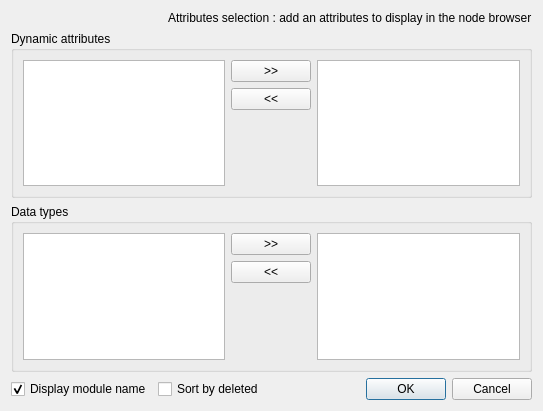
<?xml version="1.0" encoding="UTF-8"?>
<ui version="4.0">
 <class>SelectAttr</class>
 <widget class="QDialog" name="SelectAttr">
  <property name="geometry">
   <rect>
    <x>0</x>
    <y>0</y>
    <width>543</width>
    <height>411</height>
   </rect>
  </property>
  <property name="windowTitle">
   <string>Select attributes to display</string>
  </property>
  <layout class="QVBoxLayout" name="verticalLayout_7">
   <item>
    <layout class="QHBoxLayout" name="horizontalLayout_3">
     <item>
      <widget class="QLabel" name="label">
       <property name="text">
        <string/>
       </property>
       <property name="pixmap">
        <pixmap resource="gui.qrc">:/list.png</pixmap>
       </property>
      </widget>
     </item>
     <item>
      <layout class="QVBoxLayout" name="verticalLayout_3">
       <item>
        <widget class="QLabel" name="label_2">
         <property name="text">
          <string>Attributes selection : add an attributes to display in the node browser</string>
         </property>
        </widget>
       </item>
       <item>
        <spacer name="verticalSpacer_3">
         <property name="orientation">
          <enum>Qt::Vertical</enum>
         </property>
         <property name="sizeHint" stdset="0">
          <size>
           <width>20</width>
           <height>40</height>
          </size>
         </property>
        </spacer>
       </item>
      </layout>
     </item>
    </layout>
   </item>
   <item>
    <widget class="QGroupBox" name="groupBox">
     <property name="autoFillBackground">
      <bool>true</bool>
     </property>
     <property name="title">
      <string>Dynamic attributes</string>
     </property>
     <property name="flat">
      <bool>false</bool>
     </property>
     <property name="checkable">
      <bool>false</bool>
     </property>
     <layout class="QVBoxLayout" name="verticalLayout_4">
      <item>
       <layout class="QHBoxLayout" name="horizontalLayout">
        <item>
         <widget class="QListWidget" name="allAttrs"/>
        </item>
        <item>
         <layout class="QVBoxLayout" name="verticalLayout">
          <item>
           <widget class="QPushButton" name="addAttr">
            <property name="text">
             <string>&gt;&gt;</string>
            </property>
           </widget>
          </item>
          <item>
           <widget class="QPushButton" name="removeAttr">
            <property name="text">
             <string>&lt;&lt;</string>
            </property>
           </widget>
          </item>
          <item>
           <spacer name="verticalSpacer">
            <property name="orientation">
             <enum>Qt::Vertical</enum>
            </property>
            <property name="sizeHint" stdset="0">
             <size>
              <width>20</width>
              <height>40</height>
             </size>
            </property>
           </spacer>
          </item>
         </layout>
        </item>
        <item>
         <widget class="QListWidget" name="selectedAttrs"/>
        </item>
       </layout>
      </item>
     </layout>
    </widget>
   </item>
   <item>
    <widget class="QGroupBox" name="groupBox_2">
     <property name="title">
      <string>Data types</string>
     </property>
     <layout class="QVBoxLayout" name="verticalLayout_5">
      <item>
       <layout class="QHBoxLayout" name="horizontalLayout_2">
        <item>
         <widget class="QListWidget" name="types"/>
        </item>
        <item>
         <layout class="QVBoxLayout" name="verticalLayout_2">
          <item>
           <widget class="QPushButton" name="attType">
            <property name="text">
             <string>&gt;&gt;</string>
            </property>
           </widget>
          </item>
          <item>
           <widget class="QPushButton" name="removeType">
            <property name="text">
             <string>&lt;&lt;</string>
            </property>
           </widget>
          </item>
          <item>
           <spacer name="verticalSpacer_2">
            <property name="orientation">
             <enum>Qt::Vertical</enum>
            </property>
            <property name="sizeHint" stdset="0">
             <size>
              <width>20</width>
              <height>40</height>
             </size>
            </property>
           </spacer>
          </item>
         </layout>
        </item>
        <item>
         <widget class="QListWidget" name="selectedTypes"/>
        </item>
       </layout>
      </item>
     </layout>
    </widget>
   </item>
   <item>
    <layout class="QHBoxLayout" name="horizontalLayout_4">
     <item>
      <widget class="QCheckBox" name="dispModule">
       <property name="text">
        <string>Display module name</string>
       </property>
       <property name="checked">
        <bool>true</bool>
       </property>
      </widget>
     </item>
     <item>
      <widget class="QCheckBox" name="delSort">
       <property name="text">
        <string>Sort by deleted</string>
       </property>
      </widget>
     </item>
     <item>
      <widget class="QDialogButtonBox" name="buttonBox">
       <property name="orientation">
        <enum>Qt::Horizontal</enum>
       </property>
       <property name="standardButtons">
        <set>QDialogButtonBox::Cancel|QDialogButtonBox::Ok</set>
       </property>
      </widget>
     </item>
    </layout>
   </item>
  </layout>
 </widget>
 <resources>
  <include location="gui.qrc"/>
 </resources>
 <connections>
  <connection>
   <sender>buttonBox</sender>
   <signal>rejected()</signal>
   <receiver>SelectAttr</receiver>
   <slot>reject()</slot>
   <hints>
    <hint type="sourcelabel">
     <x>316</x>
     <y>260</y>
    </hint>
    <hint type="destinationlabel">
     <x>286</x>
     <y>274</y>
    </hint>
   </hints>
  </connection>
 </connections>
</ui>
